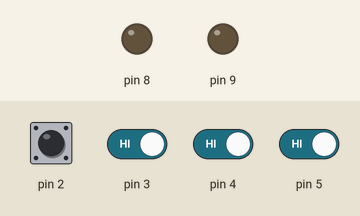
This program was run on a simulated Arduino Uno, built with avr-gcc and run on an emulated ATmega328P. Shown: output pins drawn as LEDs (lit = HIGH). Inputs (shaded band) come from the test bench; at power-on: pin 2–5 HIGH.

Above: at 1.2 s.
1.3 s: pin 2 pulled LOW for 1 s
At 3.5 s:
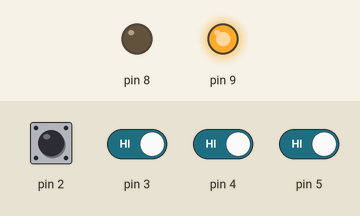
4.0 s: pin 2 driven LOW and pin 3 driven LOW and pin 4 driven LOW and pin 5 driven LOW
At 7.9 s:
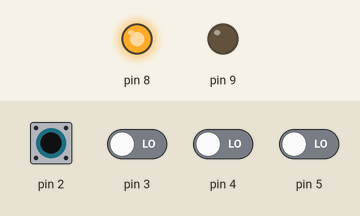
Timing chart, 0 to 12.4 s (numbered marks = the images above; inputs shaded):
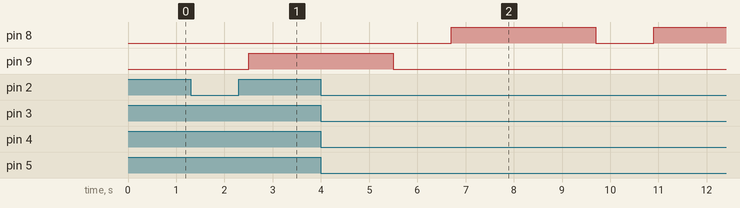

Measured:
- after the input at 1.3 s, pin 9: LOW → HIGH after 1.2 s
- after the input at 4.0 s, pin 8: LOW → HIGH after 2.7 s, → LOW 3.0 s later, → HIGH 1.2 s later

The program:

main.cpp
```cpp
#include <Arduino.h>
#include <avr/io.h>

#define PASSWORD_LENGTH 4

// Correct password
uint8_t password[PASSWORD_LENGTH] = {1, 2, 3, 4};

// Stores entered password
uint8_t entered[PASSWORD_LENGTH];

// Current position
uint8_t indexPos = 0;

// Function prototype
void buttonDelay();

void setup()
{
    // PB0 and PB1 as outputs (LEDs)
    DDRB |= (1 << PB0) | (1 << PB1);

    // LEDs OFF initially
    PORTB &= ~(1 << PB0);
    PORTB &= ~(1 << PB1);

    // PD2-PD5 as inputs
    DDRD &= ~((1 << PD2) | (1 << PD3) | (1 << PD4) | (1 << PD5));

    // Enable internal pull-up resistors
    PORTD |= (1 << PD2) | (1 << PD3) | (1 << PD4) | (1 << PD5);
}

void loop()
{
    if (!(PIND & (1 << PD2)))
    {
        if (indexPos < PASSWORD_LENGTH)
        {
            entered[indexPos] = 1;
            indexPos++;
        }
        buttonDelay();
    }

    if (!(PIND & (1 << PD3)))
    {
        if (indexPos < PASSWORD_LENGTH)
        {
            entered[indexPos] = 2;
            indexPos++;
        }
        buttonDelay();
    }

    if (!(PIND & (1 << PD4)))
    {
        if (indexPos < PASSWORD_LENGTH)
        {
            entered[indexPos] = 3;
            indexPos++;
        }
        buttonDelay();
    }

    if (!(PIND & (1 << PD5)))
    {
        if (indexPos < PASSWORD_LENGTH)
        {
            entered[indexPos] = 4;
            indexPos++;
        }
        buttonDelay();
    }

    // Check password after 4 entries
    if (indexPos >= PASSWORD_LENGTH)
    {
        bool correct = true;

        for (uint8_t i = 0; i < PASSWORD_LENGTH; i++)
        {
            if (entered[i] != password[i])
            {
                correct = false;
                break;
            }
        }

        if (correct)
        {
            // Green LED ON
            PORTB |= (1 << PB0);
            PORTB &= ~(1 << PB1);
        }
        else
        {
            // Red LED ON
            PORTB |= (1 << PB1);
            PORTB &= ~(1 << PB0);
        }

        delay(3000);

        // LEDs OFF
        PORTB &= ~(1 << PB0);
        PORTB &= ~(1 << PB1);

        // Reset password entry
        indexPos = 0;

        for (uint8_t i = 0; i < PASSWORD_LENGTH; i++)
        {
            entered[i] = 0;
        }
    }
}

void buttonDelay()
{
    delay(300);
}
```
